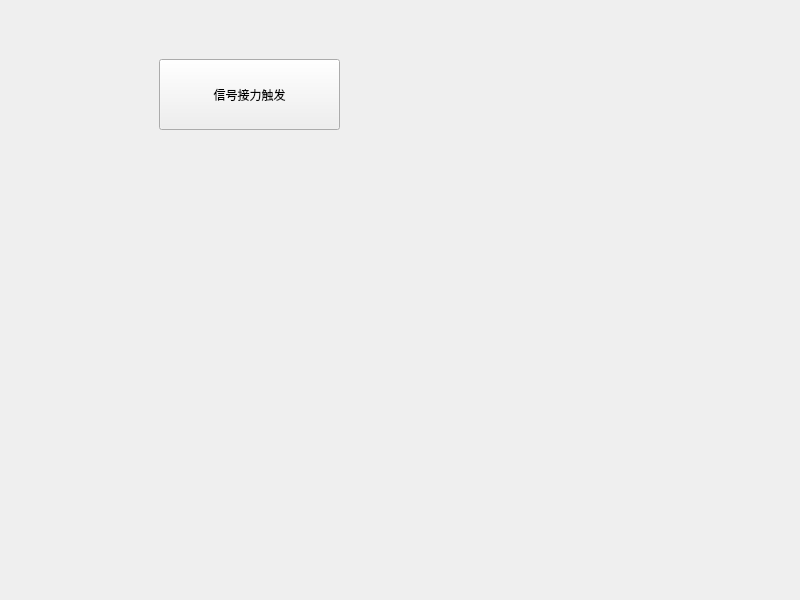
<?xml version="1.0" encoding="UTF-8"?>
<ui version="4.0">
 <class>Widget</class>
 <widget class="QWidget" name="Widget">
  <property name="geometry">
   <rect>
    <x>0</x>
    <y>0</y>
    <width>800</width>
    <height>600</height>
   </rect>
  </property>
  <property name="windowTitle">
   <string>Widget</string>
  </property>
  <widget class="QPushButton" name="pushButton">
   <property name="geometry">
    <rect>
     <x>159</x>
     <y>59</y>
     <width>181</width>
     <height>71</height>
    </rect>
   </property>
   <property name="text">
    <string>信号接力触发</string>
   </property>
  </widget>
 </widget>
 <resources/>
 <connections/>
</ui>
